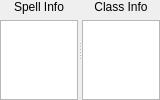
                  <widget class="QWidget" name="scrlAreaPreparedSpellsInfo">
                   <property name="geometry">
                    <rect>
                     <x>0</x>
                     <y>0</y>
                     <width>160</width>
                     <height>100</height>
                    </rect>
                   </property>
                   <layout class="QVBoxLayout" name="verticalLayout_18">
                    <property name="spacing">
                     <number>0</number>
                    </property>
                    <property name="leftMargin">
                     <number>0</number>
                    </property>
                    <property name="topMargin">
                     <number>0</number>
                    </property>
                    <property name="rightMargin">
                     <number>0</number>
                    </property>
                    <property name="bottomMargin">
                     <number>0</number>
                    </property>
                    <item>
                     <widget class="QSplitter" name="spltPreparedSpellsBottom">
                      <property name="orientation">
                       <enum>Qt::Horizontal</enum>
                      </property>
                      <widget class="QWidget" name="verticalLayoutWidget_20">
                       <layout class="QGridLayout" name="grdlPreparedSpellInfo">
                        <item row="1" column="0">
                         <widget class="QTextBrowser" name="txtPreparedSpellInfo"/>
                        </item>
                        <item row="0" column="0">
                         <widget class="QLabel" name="lblPreparedSpellInfo">
                          <property name="text">
                           <string>Spell Info</string>
                          </property>
                          <property name="alignment">
                           <set>Qt::AlignCenter</set>
                          </property>
                         </widget>
                        </item>
                       </layout>
                      </widget>
                      <widget class="QWidget" name="verticalLayoutWidget_21">
                       <layout class="QVBoxLayout" name="vertlPreparedSpellClassInfo">
                        <item>
                         <widget class="QLabel" name="lblPreparedSpellClassInfo">
                          <property name="font">
                           <font>
                            <pointsize>9</pointsize>
                           </font>
                          </property>
                          <property name="text">
                           <string>Class Info</string>
                          </property>
                          <property name="alignment">
                           <set>Qt::AlignCenter</set>
                          </property>
                         </widget>
                        </item>
                        <item>
                         <widget class="QTextBrowser" name="txtPreparedSpellClassInfo"/>
                        </item>
                       </layout>
                      </widget>
                     </widget>
                    </item>
                   </layout>
                  </widget>
